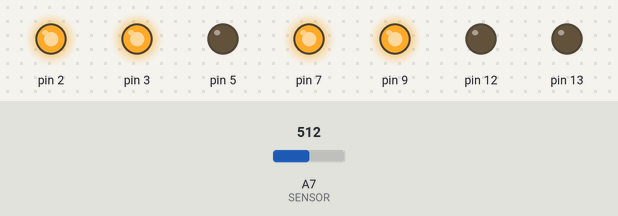
A sketch run on a simulated Arduino Nano, built with avr-gcc and run on an emulated ATmega328P. Parts: output pins drawn as LEDs (lit = HIGH). Inputs (shaded band) come from the test bench; at power-on: A7 (SENSOR) = 512.

Above: at 1.2 s.
1.3 s: A7 (SENSOR) set to 485
At 2.0 s:
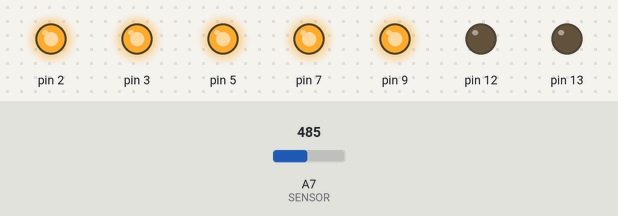
4.3 s: A7 (SENSOR) set to 510
At 7.1 s:
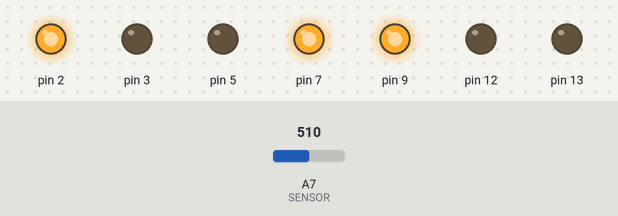
7.3 s: A7 (SENSOR) set to 635
9.0 s: A7 (SENSOR) set to 666
At 10.2 s:
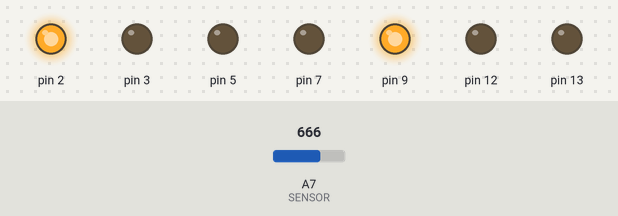
10.5 s: A7 (SENSOR) set to 511
At 12.3 s:
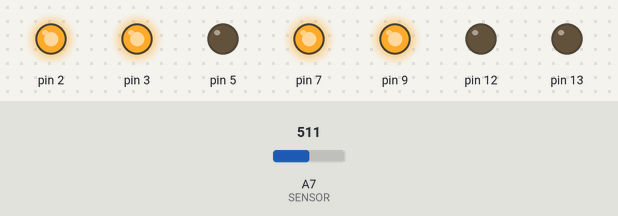
12.8 s: A7 (SENSOR) set to 490
At 31.2 s:
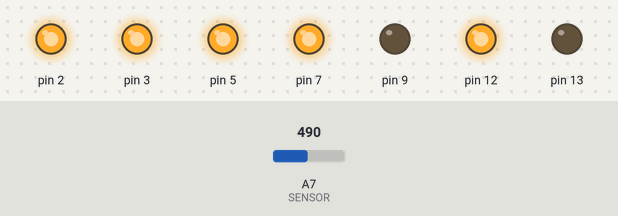
Timing chart, 0 to 31.7 s (numbered marks = the images above; inputs shaded):
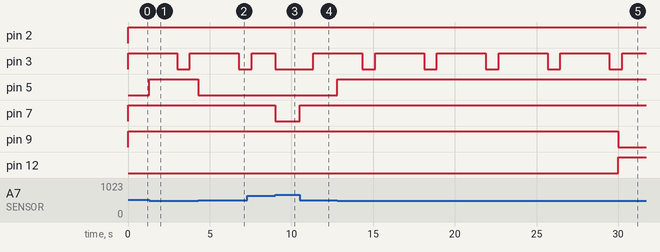

The sketch:

Frderturm.ino
```cpp
const int SENSOR = A7;
const int GELB = 7, TURM = 5, WARN = 3, KORB = 2, GRUEN = 9, ROT = 12,MOTOR=13;
const int WARNAN = 3000,TAGLDR=650;
const int WARNAUS = 777,NACHTLDR=500;
const unsigned long ZOBEN = 30, ZABFAHRT = 5, ZFAHRT = 60, ZANKUNFT = 5;
bool tag, dunkel;
class Licht
{
  private:
  protected:
    int Pin;
    bool istAn;
  public:
    Licht(int pPin)
    {
      Pin = pPin;
      pinMode(Pin, OUTPUT);
      digitalWrite(Pin, LOW);
      istAn = false;
    }
    aus()
    {
      digitalWrite(Pin, LOW);
      istAn = false;
    }
    ein()
    {
      digitalWrite(Pin, HIGH);
      istAn = true;
    }
    setzen(bool p)
    {
      if (p)ein();
      else aus();
    }
    weg()
    {
      int d;
      for (d = 500; d > 50; d = d - 20)
      {
        aus();
        delay(75);
        ein();
        delay(d);
      }
      aus();
    }
    hin()
    {
      int d;
      for (d = 50; d <500; d = d + 20)
      {
        ein();
        delay(d);
        aus();
        delay(75);
      }
      ein();
    }
};

class BLicht : Licht
{
  private:
    enum Status {stAus, stBlink, stEin} Stat;

    unsigned long wechsel, Tan, Taus;
  public:
    BLicht(int pPin, int pTan, int pTaus): Licht(pPin)
    {
      Tan = pTan;
      Taus = pTaus;
      wechsel = 0;
      Stat = stAus;
    }
    blinken(bool pAn)
    {
      if (pAn)Stat = stBlink;
      else
      {
        Stat = stAus;
        digitalWrite(Pin, LOW);
      }
    }
    check()
    {
      if (Stat = stBlink)
      {
        unsigned long jetzt;
        jetzt = millis();
        if (jetzt > wechsel)
        {
          istAn = !istAn;
          digitalWrite(Pin, istAn);
          wechsel = istAn ? jetzt + Tan : jetzt + Taus;
        }
      }
    }
};
unsigned long Weiter(unsigned long zeit)
{
  return millis() + 1000L * zeit;
}
BLicht *warn;
Licht *turm, *korb, *gelb, *rot, *gruen,*motor;
enum Ablauf {abStart, abOben, abAbfahrt, abFahrt, abAnkunft} ablauf;
unsigned long abWeiter;
void setup() {
  // put your setup code here, to run once:
  //Serial.begin(9600);
  korb = new Licht(KORB);
  gruen = new Licht(GRUEN);
  rot = new Licht(ROT);
  warn = new BLicht(WARN, WARNAN, WARNAUS);
  turm = new Licht(TURM);
  gelb = new Licht(GELB);
  motor = new Licht(MOTOR);
  abWeiter = 0;
}

void loop() {
  int sensorValue;
  warn->check();
  sensorValue = analogRead(SENSOR);
  tag = (sensorValue > TAGLDR);
  dunkel = (sensorValue < NACHTLDR);
  warn->blinken(!tag);
  turm->setzen(dunkel);
  gelb->setzen(!tag);

  switch (ablauf)
  {
    case abStart:
      korb->ein();
      gruen->ein();
      rot->aus();
      motor->aus();
      ablauf = abOben;
      abWeiter = Weiter(ZOBEN);
      break;
    case abOben:
      if (millis() < abWeiter)  break;
      korb->ein();
      gruen->aus();
      rot->ein();
      ablauf = abAbfahrt;
      abWeiter = Weiter(ZABFAHRT);
      break;

    case abAbfahrt:
      if (millis() < abWeiter)  break;
      motor->ein();
      korb->weg();
      /*aus(); delay(100); korb->ein(); delay(100);
        korb->aus(); delay(90); korb->ein(); delay(100);
        korb->aus(); delay(80); korb->ein(); delay(100);
        korb->aus(); delay(70); korb->ein(); delay(100);
        korb->aus(); delay(110); korb->ein(); delay(50);
        korb->aus(); delay(100); korb->ein(); delay(50);
        korb->aus(); delay(90); korb->ein(); delay(50);
        korb->aus(); delay(80); korb->ein(); delay(50);
        korb->aus(); delay(90); korb->ein(); delay(30);
        korb->aus(); delay(80); korb->ein(); delay(30);
        korb->aus(); delay(70); korb->ein(); delay(30);
        korb->aus(); delay(90); korb->ein(); delay(30);
        korb->aus();*/
      gruen->aus();
      rot->ein();
      ablauf = abFahrt;
      abWeiter = Weiter(ZFAHRT);
      break;

    case abFahrt:
      if (millis() < abWeiter)  break;
      korb->hin();
      /*ein(); delay(90); korb->aus(); delay(30);
      korb->ein(); delay(70); korb->aus(); delay(30);
      korb->ein(); delay(80); korb->aus(); delay(30);
      korb->ein(); delay(90); korb->aus(); delay(30);
      korb->ein(); delay(80); korb->aus(); delay(50);
      korb->ein(); delay(90); korb->aus(); delay(50);
      korb->ein(); delay(100); korb->aus(); delay(50);
      korb->ein(); delay(110); korb->aus(); delay(50);
      korb->ein(); delay(70); korb->aus(); delay(100);
      korb->ein(); delay(80); korb->aus(); delay(100);
      korb->ein(); delay(90); korb->aus(); delay(100);
      korb->ein(); delay(100); korb->aus(); delay(100);
      korb->ein();*/
      motor->aus();
      gruen->aus();
      rot->ein();
      ablauf = abAnkunft;
      abWeiter = Weiter(ZANKUNFT);
      break;

    case abAnkunft:
      if (millis() < abWeiter)  break;
      gruen->ein();
      rot->aus();
      ablauf = abOben;
      abWeiter = Weiter(ZOBEN);
      if(dunkel)abWeiter= Weiter(ZOBEN*3);
      break;

    default:
      abWeiter = 0;
      ablauf = abOben;

  }

}
```

Measured:
- the behaviour switches between 500 and 499 on A7 (SENSOR) (found by bisection; images 0 and 1)
- the behaviour switches between 650 and 651 on A7 (SENSOR) (found by bisection; images 2 and 3)
- after the input at 1.3 s, pin 5: LOW → HIGH at once
- after the input at 4.3 s, pin 5: HIGH → LOW at once
- after the input at 9.0 s, pin 3, pin 7: HIGH → LOW at once
- after the input at 10.5 s, pin 3: LOW → HIGH after 0.84 s; pin 7: LOW → HIGH at once
- after the input at 12.8 s, pin 5: LOW → HIGH at once
